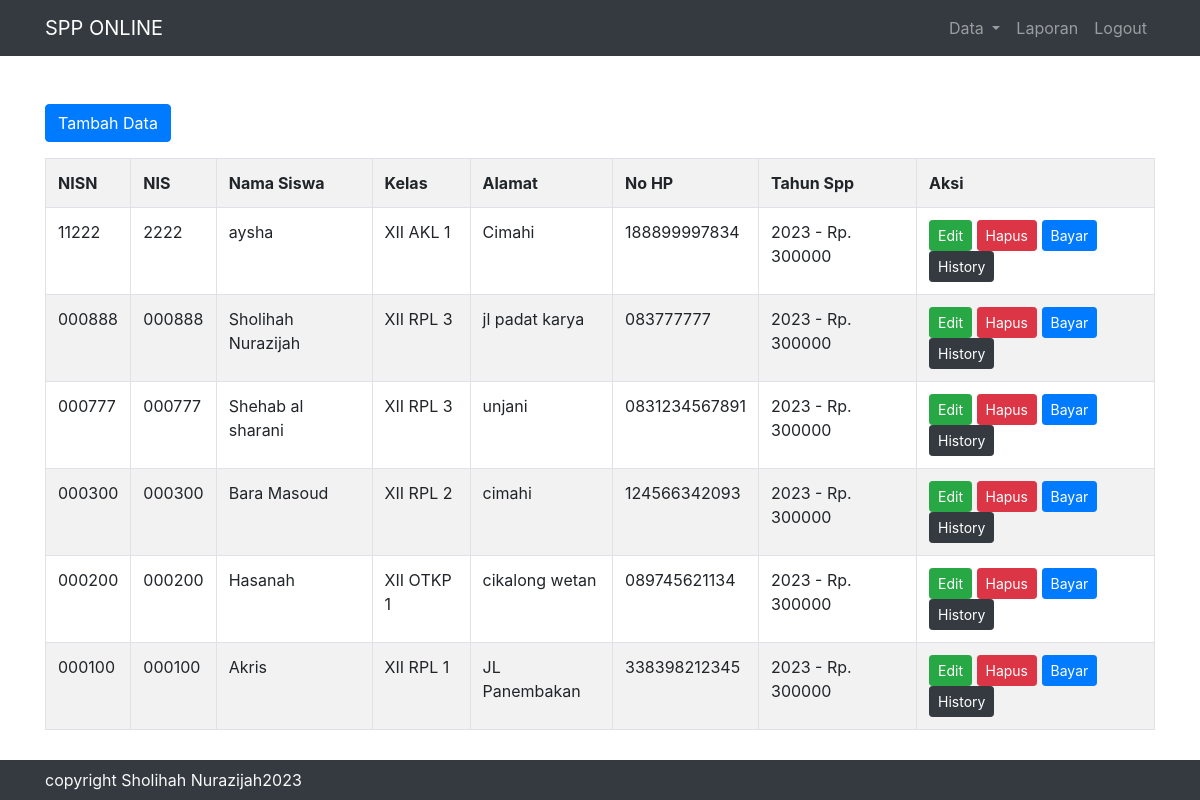
/admin.php?page=datasiswa (signed in), run on the app's committed database.
### tables this page shows
CREATE TABLE `siswa` (
  `nisn` char(20) NOT NULL DEFAULT '',
  `nis` char(20) NOT NULL DEFAULT '',
  `nama` varchar(35) NOT NULL,
  `id_kelas` int(10) UNSIGNED NOT NULL,
  `alamat` text NOT NULL,
  `no_telp` varchar(13) NOT NULL,
  `id_spp` int(11) UNSIGNED NOT NULL
);

CREATE TABLE `kelas` (
  `id_kelas` int(11) UNSIGNED NOT NULL,
  `nama_kelas` varchar(30) DEFAULT NULL,
  `kompetensi_keahlian` varchar(40) DEFAULT NULL
);

CREATE TABLE `spp` (
  `id_spp` int(11) UNSIGNED NOT NULL,
  `tahun` int(11) NOT NULL,
  `nominal` int(11) NOT NULL
);

### system/fungsi.php (called while the page is built, shortened)
<?php
class Fungsi {
    public function kon(){
        $kon = mysqli_connect('localhost', 'root', '', 'spp');
        return $kon;
    }
    public function datasiswa(){
        $sql = "SELECT * FROM siswa LEFT JOIN kelas ON siswa.id_kelas=kelas.id_kelas LEFT JOIN spp ON siswa.id_spp=spp.id_spp ORDER BY nisn DESC";
        $query = mysqli_query($this->kon(), $sql);
        if(mysqli_num_rows($query) > 0){
            while($d = mysqli_fetch_assoc($query)){
                $select[] = $d;
            }
        }else{
            $select = null;
        }
        return $select;
    }
}

### user/datasiswa.php (the view, shortened to what this page needs)
<div class="container mt-5">
    <?php
        if($_SESSION['data']['level'] == 'admin'){ ?>
            <a href="admin.php?page=tambahsiswa" class="btn btn-primary mb-3">Tambah Data</a>
    <?php    }
    ?>
    <table class="table table-striped table-bordered">
        <tr>
            <th>NISN</th>
            <th>NIS</th>
            <th>Nama Siswa</th>
            <th>Kelas</th>
            <th>Alamat</th>
            <th>No HP</th>
            <th>Tahun Spp</th>
            <th>Aksi</th>
        </tr>
        <?php
        foreach($fungsi->datasiswa() as $d){ ?>
            <tr>
                <td><?= $d['nisn']; ?></td>
                <td><?= $d['nis']; ?></td>
                <td><?= $d['nama']; ?></td>
                <td><?= $d['nama_kelas']; ?></td>
                <td><?= $d['alamat']; ?></td>
                <td><?= $d['no_telp']; ?></td>
                <td><?= $d['tahun']; ?> - Rp. <?= $d['nominal']; ?></td>
                <td>
                    <?php
                        if($_SESSION['data']['level'] == 'admin'){ ?>
                            <a href="admin.php?page=editsiswa&nisn=<?=$d['nisn'] ?>" class="btn btn-success btn-sm">Edit</a>
                            <a href="admin.php?page=deletesiswa&nisn=<?=$d['nisn'] ?>" class="btn btn-danger btn-sm" onclick="return confirm('Apakah anda yakin menghapus data ini?');">Hapus</a>
                            <a href="admin.php?page=pembayaran&nisn=<?=$d['nisn']; ?>" class="btn btn-primary btn-sm">Bayar</a>
                            <a href="admin.php?page=history&nisn=<?=$d['nisn']; ?>" class="btn btn-dark btn-sm">History</a>
                    <?php   }
                    ?>
                </td>
            </tr>
    <?php    }
        ?>
    </table>
</div>

### data on the page
siswa: nisn "11222", nis "2222", nama "aysha", id_kelas.nama_kelas "XII AKL 1", alamat "Cimahi", no_telp "188899997834", id_spp.tahun "2023", id_spp.nominal "300000"
siswa: nisn "000888", nis "000888", nama "Sholihah Nurazijah", id_kelas.nama_kelas "XII RPL 3", alamat "jl padat karya", no_telp "083777777", id_spp.tahun "2023", id_spp.nominal "300000"
siswa: nisn "000777", nis "000777", nama "Shehab al sharani", id_kelas.nama_kelas "XII RPL 3", alamat "unjani", no_telp "0831234567891", id_spp.tahun "2023", id_spp.nominal "300000"
siswa: nisn "000300", nis "000300", nama "Bara Masoud", id_kelas.nama_kelas "XII RPL 2", alamat "cimahi", no_telp "124566342093", id_spp.tahun "2023", id_spp.nominal "300000"
siswa: nisn "000200", nis "000200", nama "Hasanah", id_kelas.nama_kelas "XII OTKP 1", alamat "cikalong wetan", no_telp "089745621134", id_spp.tahun "2023", id_spp.nominal "300000"
siswa: nisn "000100", nis "000100", nama "Akris", id_kelas.nama_kelas "XII RPL 1", alamat "JL Panembakan", no_telp "338398212345", id_spp.tahun "2023", id_spp.nominal "300000"
